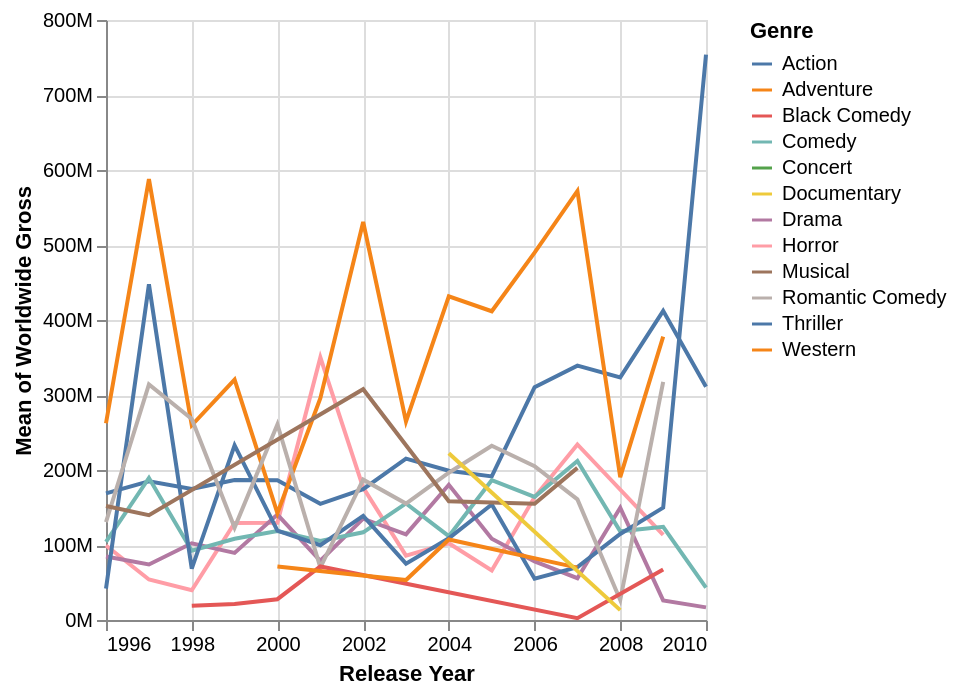

Describe this chart as a Vega-Lite specification.
### Vega-Lite specification from a JSON file in a GitHub repository (floating-point values rounded to 4 significant figures; data arrays with more than 128 entries replaced by an {"elided": "..."} marker saying what was removed)
{"$schema": "https://vega.github.io/schema/vega-lite/v5.json", "mark": {"type": "line", "tooltip": true}, "encoding": {"y": {"field": "Worldwide Gross", "type": "quantitative", "aggregate": "mean", "axis": {"format": "s"}}, "color": {"field": "Genre", "type": "nominal"}, "x": {"field": "Release Year", "type": "temporal"}}, "data": {"values": {"elided": "709 records"}, "format": {"parse": {"Release Year": "date"}}}}
